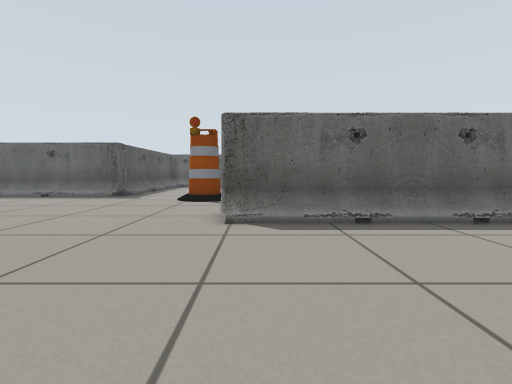
[1] (above)

16 first-person views from a walk through a robot-simulator world made for Gazebo. The camera is 0.51 m above the floor, tilts 4° down and sees 85° across. Floor lines are 1 m apart. The floor is counted in squares, 0.5 m on a side. Each view is taken from the middle of a square. On the plan, view 1 faces up. The plan holds only what a view shows up to about 11 squares ahead; the rest is blank.

[2]
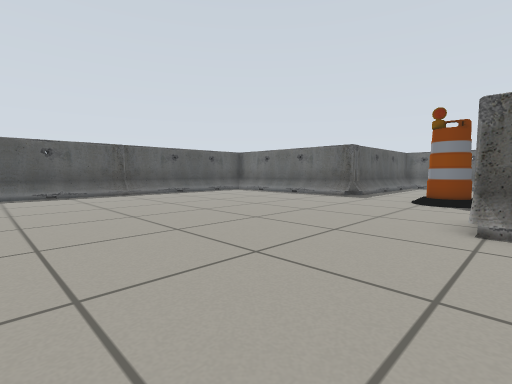

[3]
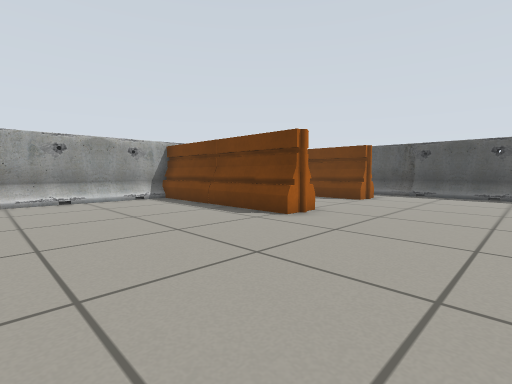

[4]
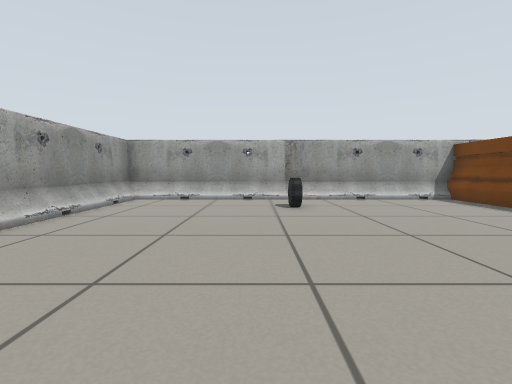

[5]
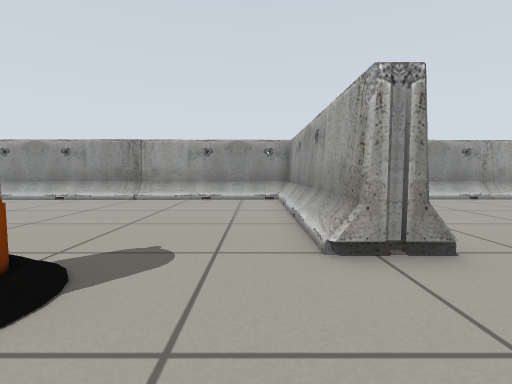

[6]
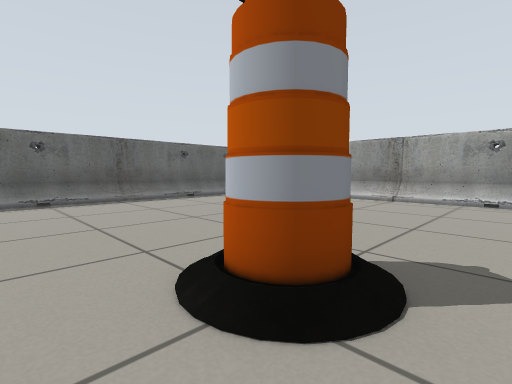

[7]
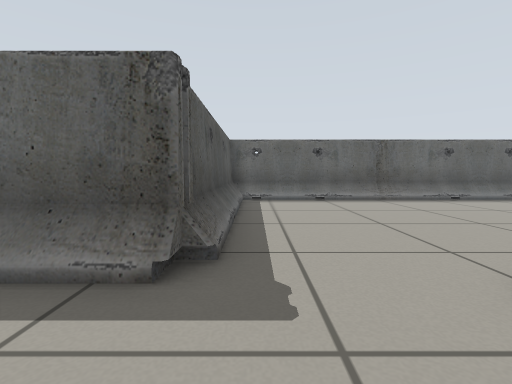

[8]
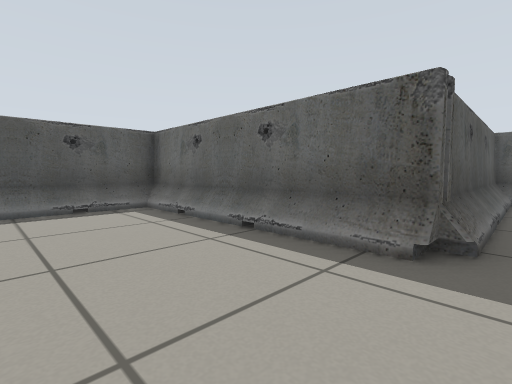

[9]
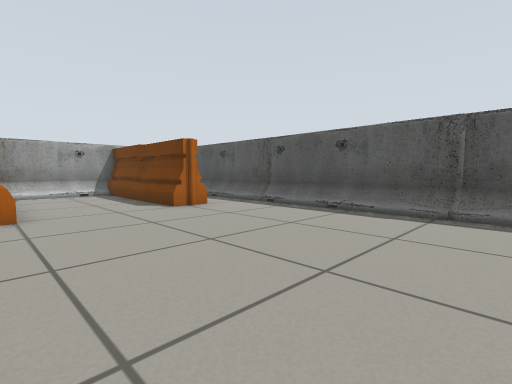

[10]
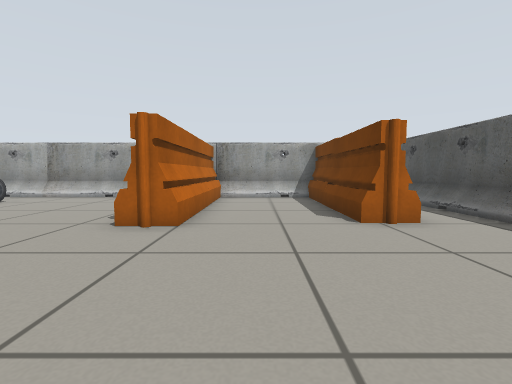

[11]
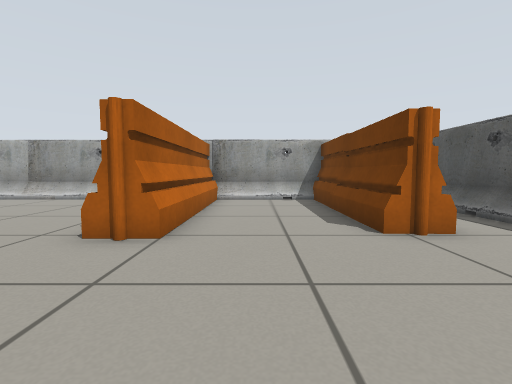

[12]
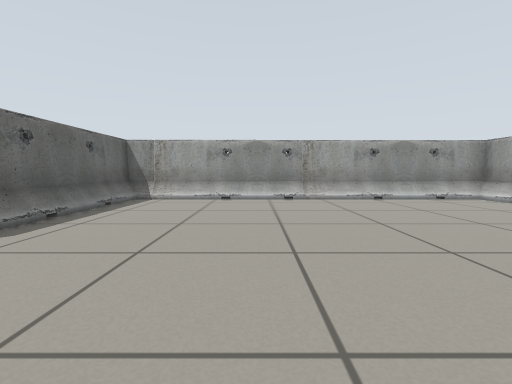

[13]
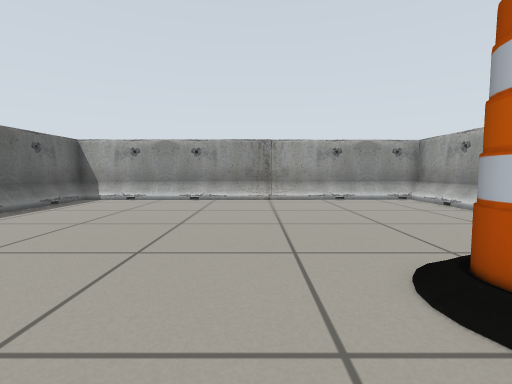

[14]
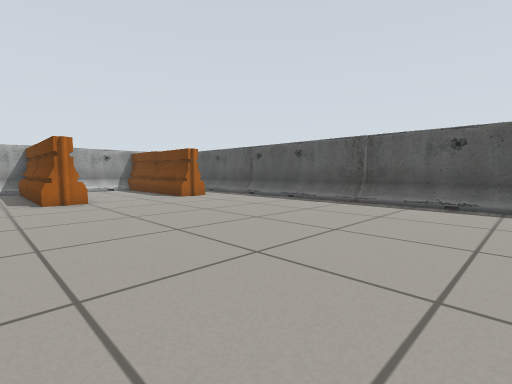

[15]
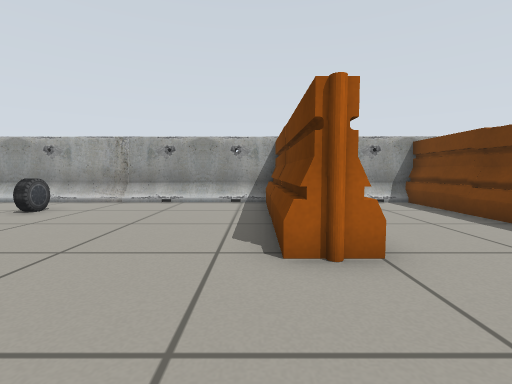

[16]
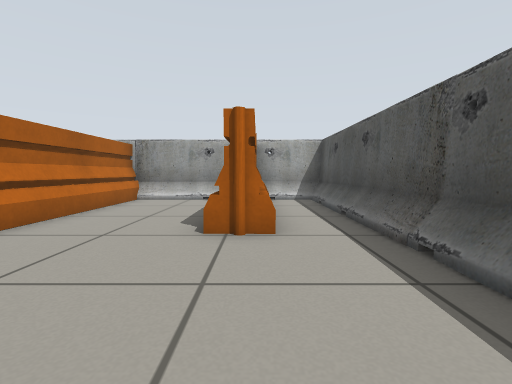

### Floor plan
Key: @ floor where view 1 was taken; . floor; B barrel; A barrier; C car.
Columns run from 14 left of view 1 to 7 right of it. Each row starts with its distance up from view 1.
 20         AAAAAAAAAAAAAA
 19         A............A
 18         A............A
 17         A............A
 16         A............A
 15         A............A
 14         A............A
 13         A............A
 12  AAAAAAAA............A
 11  A..........B........A
 10 AA..........B........A
  9 AA...................A
  8 AA...................A
  7 AA............AAAAAAAA
  6 AA............AAAAAAAA
  5 AA...................A
  4 AA...................A
  3 AA...................A
  2 AA...................A
  1 AA...................A
  0 AA............@......A
 -1 AA......A............A
 -2  A.AA...A............A
 -3  A.AA...A............
 -4 AA.AA...A............A
 -5 AA.AA...A......C.....A
 -6 AA.AA...A............A
 -7 AA.AA...A............A
 -8  AAAAAAAAAAAAAAAAAAAAA

Positions as (right, up) in squares from view 1, and headings:
1: (0, 0), facing up
2: (0, 0), facing up-left
3: (0, 3), facing down-left
4: (2, 3), facing down
5: (-4, 8), facing right
6: (-4, 9), facing up-right
7: (-5, 9), facing up
8: (-5, 8), facing up-left
9: (-6, 6), facing down-left
10: (-8, 4), facing down
11: (-8, 3), facing down
12: (-4, 1), facing right
13: (-4, 13), facing right
14: (-4, 9), facing down-left
15: (-5, 2), facing down
16: (-11, 3), facing down
